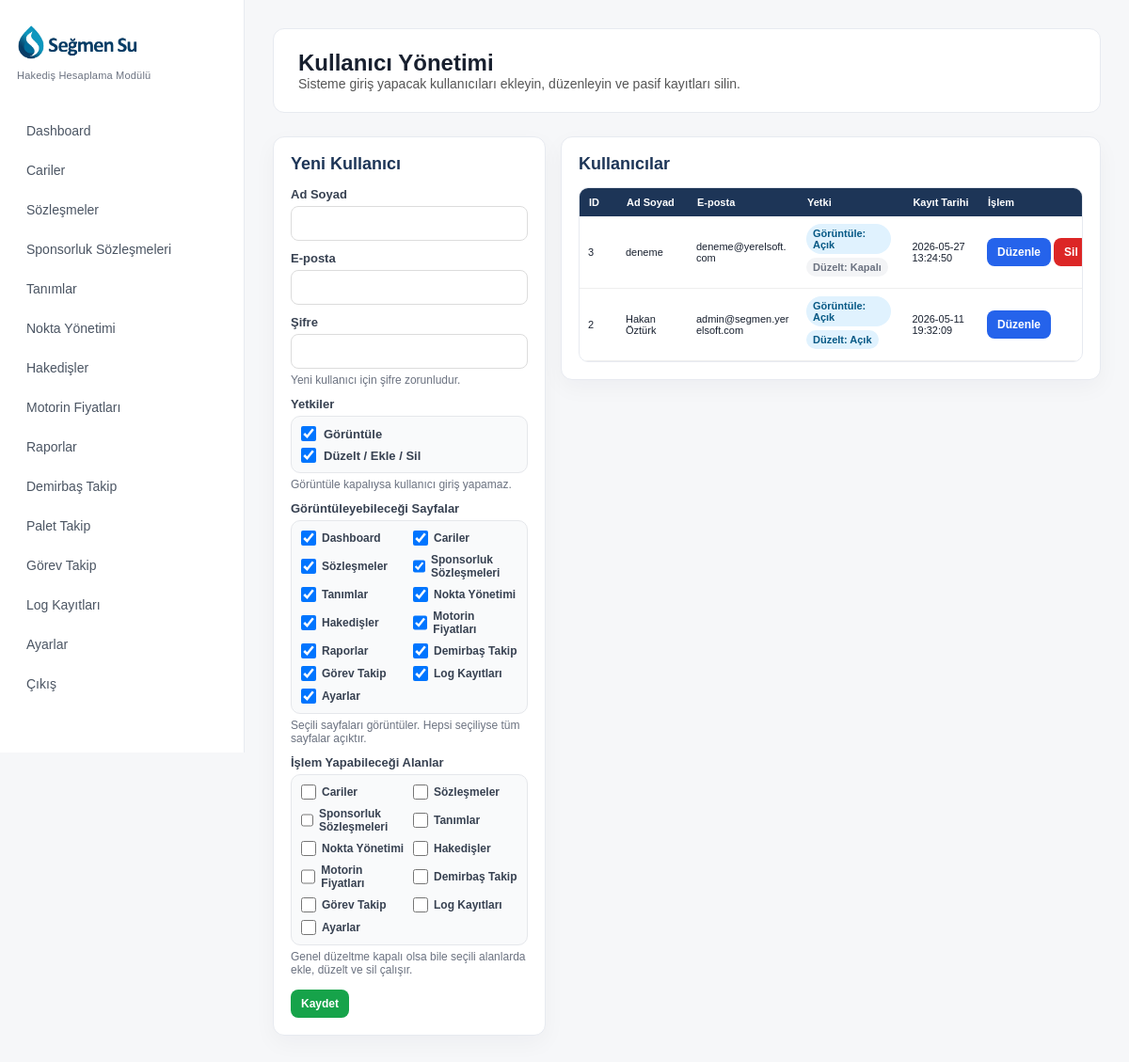
Screenshot of /kullanici-yonetimi.php (signed in) with the database file from the repository.
### tables this page shows
CREATE TABLE `users` (
  `id` int(11) NOT NULL,
  `name` varchar(150) NOT NULL,
  `email` varchar(150) NOT NULL,
  `password` varchar(255) NOT NULL,
  `can_view` tinyint(1) NOT NULL DEFAULT 1,
  `can_edit` tinyint(1) NOT NULL DEFAULT 1,
  `allowed_pages` text DEFAULT NULL,
  `editable_pages` text DEFAULT NULL,
  `role` varchar(50) DEFAULT 'admin',
  `status` tinyint(4) DEFAULT 1,
  `created_at` timestamp NOT NULL DEFAULT current_timestamp()
);

### kullanici-yonetimi.php (the view, shortened to what this page needs)
<?php
require_once __DIR__ . '/config/database.php';
$editing = null;
$pageOptions = [
    'dashboard.php' => 'Dashboard',
    'cariler.php' => 'Cariler',
    'sozlesmeler.php' => 'Sözleşmeler',
    'promosyon-sozlesmeleri.php' => 'Sponsorluk Sözleşmeleri',
    'tanimlar.php' => 'Tanımlar',
    'nokta-yonetimi.php' => 'Nokta Yönetimi',
    'hakedisler.php' => 'Hakedişler',
    'motorin-yukle.php' => 'Motorin Fiyatları',
    'raporlar.php' => 'Raporlar',
    'demirbas-takip.php' => 'Demirbaş Takip',
    'gorev-takip.php' => 'Görev Takip',
    'log-kayitlari.php' => 'Log Kayıtları',
    'kullanici-yonetimi.php' => 'Ayarlar',
];
$writePageMap = [
    'cariler.php' => ['cariler.php', 'cari-ekle.php', 'cari-duzenle.php', 'cari-sil.php'],
    'sozlesmeler.php' => ['sozlesmeler.php', 'sozlesme-ekle.php', 'sozlesme-duzenle.php', 'sozlesme-sil.php'],
    'promosyon-sozlesmeleri.php' => ['promosyon-sozlesmeleri.php'],
    'tanimlar.php' => ['tanimlar.php'],
    'nokta-yonetimi.php' => ['nokta-yonetimi.php', 'noktalar.php', 'tarifeler.php', 'tarife-ekle.php', 'tarife-yukle.php'],
    'hakedisler.php' => ['hakedisler.php', 'hakedis-ekle.php', 'hakedis-olustur.php', 'hakedis-onayla.php', 'hakedis-sil.php', 'excel-eslestir.php', 'excel-yukle.php'],
    'motorin-yukle.php' => ['motorin-yukle.php'],
    'demirbas-takip.php' => ['demirbas-takip.php'],
    'gorev-takip.php' => ['gorev-takip.php'],
    'kullanici-yonetimi.php' => ['kullanici-yonetimi.php'],
];
$db->exec("
    CREATE TABLE IF NOT EXISTS users (
        id INT AUTO_INCREMENT PRIMARY KEY,
        name VARCHAR(120) NOT NULL,
        email VARCHAR(180) NOT NULL UNIQUE,
        password VARCHAR(180) NOT NULL,
        can_view TINYINT(1) NOT NULL DEFAULT 1,
        can_edit TINYINT(1) NOT NULL DEFAULT 1,
        created_at TIMESTAMP NULL DEFAULT CURRENT_TIMESTAMP
    ) ENGINE=InnoDB DEFAULT CHARSET=utf8mb4 COLLATE=utf8mb4_unicode_ci
");
$currentUserQuery = $db->prepare("SELECT can_edit, editable_pages FROM users WHERE id = ?");
$currentUserQuery->execute([(int)$_SESSION['user_id']]);
$currentUser = $currentUserQuery->fetch(PDO::FETCH_ASSOC) ?: ['can_edit' => 1, 'editable_pages' => ''];
$currentEditPages = json_decode((string)($currentUser['editable_pages'] ?? ''), true);
$currentEditPages = is_array($currentEditPages) ? $currentEditPages : [];
$canEditUsers = (int)($currentUser['can_edit'] ?? 1) === 1 || in_array('kullanici-yonetimi.php', $currentEditPages, true);
$users = $db->query("SELECT id, name, email, can_view, can_edit, allowed_pages, editable_pages, created_at FROM users ORDER BY id DESC")->fetchAll(PDO::FETCH_ASSOC);
$editingAllowedPages = json_decode((string)($editing['allowed_pages'] ?? ''), true);
$editingEditablePages = json_decode((string)($editing['editable_pages'] ?? ''), true);
$editingAllowedPages = is_array($editingAllowedPages) ? $editingAllowedPages : [];
$editingEditablePages = is_array($editingEditablePages) ? $editingEditablePages : [];
?>
<!DOCTYPE html>
<html lang="tr">
<head>
<link rel="stylesheet" href="assets/css/style.css?v=20260522-logo-total">
</head>
<body>
<?php require_once __DIR__ . '/sidebar.php'; ?>
<div class="main">
    <div class="topbar">
        <h2>Kullanıcı Yönetimi</h2>
        <p>Sisteme giriş yapacak kullanıcıları ekleyin, düzenleyin ve pasif kayıtları silin.</p>
    </div>
    <div class="settings-grid">
        <div class="panel">
            <h3><?php echo $editing ? 'Kullanıcı Düzenle' : 'Yeni Kullanıcı'; ?></h3>
            <form method="POST">
                <div class="form-group">
                    <label>Ad Soyad</label>
                    <input type="text" name="name" class="form-control" value="<?php echo htmlspecialchars((string)($editing['name'] ?? '')); ?>" required>
                </div>
                <div class="form-group">
                    <label>E-posta</label>
                    <input type="email" name="email" class="form-control" value="<?php echo htmlspecialchars((string)($editing['email'] ?? '')); ?>" required>
                </div>
                <div class="form-group">
                    <label>Şifre</label>
                    <input type="text" name="password" class="form-control" value="">
                    <?php if($editing): ?>
                        <div class="form-hint">Boş bırakırsanız mevcut şifre değişmez.</div>
                    <?php else: ?>
                        <div class="form-hint">Yeni kullanıcı için şifre zorunludur.</div>
                    <?php endif; ?>
                </div>
                <div class="form-group">
                    <label>Yetkiler</label>
                    <div class="permission-box">
                        <label>
                            <input type="checkbox" name="can_view" value="1" <?php echo (int)($editing['can_view'] ?? 1) === 1 ? 'checked' : ''; ?>>
                            Görüntüle
                        </label>
                        <label>
                            <input type="checkbox" name="can_edit" value="1" <?php echo (int)($editing['can_edit'] ?? 1) === 1 ? 'checked' : ''; ?>>
                            Düzelt / Ekle / Sil
                        </label>
                    </div>
                    <div class="form-hint">Görüntüle kapalıysa kullanıcı giriş yapamaz.</div>
                </div>
                <div class="form-group">
                    <label>Görüntüleyebileceği Sayfalar</label>
                    <div class="permission-box page-permissions">
                        <?php foreach($pageOptions as $page => $label): ?>
                            <label>
                                <input type="checkbox" name="allowed_pages[]" value="<?php echo htmlspecialchars($page); ?>" <?php echo empty($editingAllowedPages) || in_array($page, $editingAllowedPages, true) ? 'checked' : ''; ?>>
                                <?php echo htmlspecialchars($label); ?>
                            </label>
                        <?php endforeach; ?>
                    </div>
                    <div class="form-hint">Seçili sayfaları görüntüler. Hepsi seçiliyse tüm sayfalar açıktır.</div>
                </div>
                <div class="form-group">
                    <label>İşlem Yapabileceği Alanlar</label>
                    <div class="permission-box page-permissions">
                        <?php foreach($pageOptions as $page => $label): ?>
                            <?php if($page === 'dashboard.php' || $page === 'raporlar.php'){ continue; } ?>
                            <?php $groupPages = $writePageMap[$page] ?? [$page]; ?>
                            <label>
                                <input type="checkbox" name="editable_groups[]" value="<?php echo htmlspecialchars($page); ?>" <?php echo count(array_intersect($groupPages, $editingEditablePages)) > 0 ? 'checked' : ''; ?>>
                                <?php echo htmlspecialchars($label); ?>
                            </label>
                        <?php endforeach; ?>
                    </div>
                    <div class="form-hint">Genel düzeltme kapalı olsa bile seçili alanlarda ekle, düzelt ve sil çalışır.</div>
                </div>
                <div class="actions">
                    <?php if($canEditUsers): ?>
                        <button type="submit" class="btn"><?php echo $editing ? 'Güncelle' : 'Kaydet'; ?></button>
                    <?php endif; ?>
                </div>
            </form>
        </div>
        <div class="panel">
            <h3>Kullanıcılar</h3>
            <div class="table-wrap">
                <table>
                    <thead>
                        <tr>
                            <th>ID</th>
                            <th>Ad Soyad</th>
                            <th>E-posta</th>
                            <th>Yetki</th>
                            <th>Kayıt Tarihi</th>
                            <th>İşlem</th>
                        </tr>
                    </thead>
                    <tbody>
                        <?php foreach($users as $user): ?>
                            <tr>
                                <td><?php echo (int)$user['id']; ?></td>
                                <td><?php echo htmlspecialchars((string)$user['name']); ?></td>
                                <td><?php echo htmlspecialchars((string)$user['email']); ?></td>
                                <td>
                                    <span class="permission-badge <?php echo (int)$user['can_view'] === 1 ? '' : 'muted'; ?>">Görüntüle: <?php echo (int)$user['can_view'] === 1 ? 'Açık' : 'Kapalı'; ?></span>
                                    <span class="permission-badge <?php echo (int)$user['can_edit'] === 1 ? '' : 'muted'; ?>">Düzelt: <?php echo (int)$user['can_edit'] === 1 ? 'Açık' : 'Kapalı'; ?></span>
                                </td>
                                <td><?php echo htmlspecialchars((string)($user['created_at'] ?? '-')); ?></td>
                                <td>
                                    <?php if($canEditUsers): ?>
                                        <a href="kullanici-yonetimi.php?edit=<?php echo (int)$user['id']; ?>" class="btn btn-blue">Düzenle</a>
                                    <?php endif; ?>
                                    <?php if($canEditUsers && (int)$_SESSION['user_id'] !== (int)$user['id']): ?>
                                        <form method="POST" class="inline-form" onsubmit="return confirm('Bu kullanıcı silinsin mi?');">
                                            <button type="submit" class="btn btn-red">Sil</button>
                                        </form>
                                    <?php endif; ?>
                                </td>
                            </tr>
                        <?php endforeach; ?>
                    </tbody>
                </table>
            </div>
        </div>
    </div>
</div>
</body>
</html>

### assets/css/style.css (style rules this page uses)
* { margin:0; padding:0; box-sizing:border-box; }
body { font-family:Arial, Helvetica, sans-serif; background:#f6f7f9; font-size:14px; color:#18202f; }
.main { margin-left:260px; padding:30px; }
.topbar { background:white; padding:22px 26px; border-radius:12px; border:1px solid #e7eaf0; box-shadow:none; margin-bottom:25px; }
.topbar h2 { font-size:24px; }
.topbar p { font-size:14px; color:#555; }

### kullanici-yonetimi.php (style rules this page uses)
.settings-grid { display:grid; grid-template-columns:minmax(230px, 290px) minmax(0, 1fr); gap:16px; align-items:start; }
.panel { background:white; padding:18px; border-radius:12px; border:1px solid #e7eaf0; box-shadow:0 8px 24px rgba(15,23,42,.04); overflow:hidden; }
.panel h3 { margin-bottom:14px; color:#1d3557; font-size:18px; }
.form-group { margin-bottom:11px; }
.form-group label { display:block; font-weight:bold; margin-bottom:5px; color:#374151; font-size:13px; }
.form-control { width:100%; padding:10px 11px; border:1px solid #dcdcdc; border-radius:8px; font-size:13px; }
.form-hint { color:#6b7280; font-size:12px; margin-top:5px; }
.permission-box { display:grid; gap:7px; padding:10px; border:1px solid #e5e7eb; border-radius:10px; background:#f9fafb; }
.permission-box label { display:flex; align-items:center; gap:8px; margin:0; font-weight:600; }
.permission-box input { width:16px; height:16px; }
.page-permissions { display:grid; grid-template-columns:1fr 1fr; gap:8px; }
.page-permissions label { display:flex; align-items:center; gap:6px; font-size:12px; margin:0; font-weight:600; }
.permission-badge { display:inline-block; padding:4px 7px; border-radius:20px; background:#e0f2fe; color:#075985; font-size:11px; font-weight:bold; margin-right:4px; margin-bottom:4px; }
.permission-badge.muted { background:#f3f4f6; color:#6b7280; }
.actions { display:flex; gap:7px; flex-wrap:wrap; margin-top:14px; }
.btn { border:0; background:#16a34a; color:white; padding:8px 11px; border-radius:8px; text-decoration:none; display:inline-block; cursor:pointer; font-size:12px; font-weight:700; line-height:1.2; white-space:nowrap; }
.btn-blue { background:#2563eb; }
.btn-red { background:#dc2626; }
table { width:100%; border-collapse:collapse; table-layout:fixed; }
.table-wrap { width:100%; max-width:100%; overflow:auto; border-radius:10px; border:1px solid #e7eaf0; }
table th { background:#1d3557; color:white; padding:9px 10px; text-align:left; font-size:11px; white-space:nowrap; }
table td { padding:8px 9px; border-bottom:1px solid #eee; vertical-align:middle; font-size:11px; }
th:nth-child(1), td:nth-child(1) { width:40px; }
th:nth-child(2), td:nth-child(2) { width:16%; }
th:nth-child(3), td:nth-child(3) { width:25%; }
th:nth-child(4), td:nth-child(4) { width:24%; }
th:nth-child(5), td:nth-child(5) { width:17%; }
th:nth-child(6), td:nth-child(6) { width:110px; }
td:nth-child(2), td:nth-child(3) { word-break:break-word; }
td:last-child { white-space:nowrap; }
.inline-form { display:inline; }

### rows the page displays
users: id "3", name "deneme", email "deneme@yerelsoft.com", can_view "Açık", can_edit "Kapalı", created_at "2026-05-27 13:24:50"
users: id "2", name "Hakan Öztürk", email "admin@segmen.yerelsoft.com", can_view "Açık", can_edit "Açık", created_at "2026-05-11 19:32:09"

### other values shown
$label "Dashboard"
$label "Cariler"
$label "Sözleşmeler"
$label "Sponsorluk Sözleşmeleri"
$label "Tanımlar"
$label "Nokta Yönetimi"
$label "Hakedişler"
$label "Motorin Fiyatları"
$label "Raporlar"
$label "Demirbaş Takip"
$label "Görev Takip"
$label "Log Kayıtları"
$label "Ayarlar"
